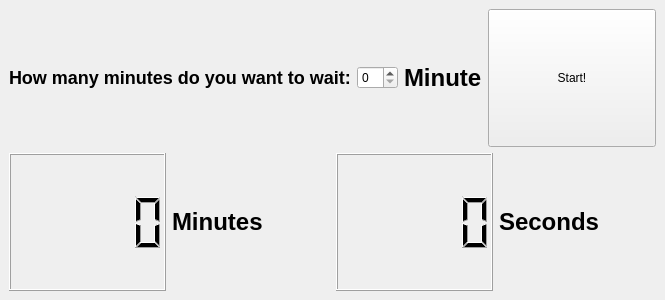
<?xml version="1.0" encoding="UTF-8"?>
<ui version="4.0">
 <class>MainWindow</class>
 <widget class="QMainWindow" name="MainWindow">
  <property name="geometry">
   <rect>
    <x>0</x>
    <y>0</y>
    <width>665</width>
    <height>300</height>
   </rect>
  </property>
  <property name="sizePolicy">
   <sizepolicy hsizetype="Preferred" vsizetype="Minimum">
    <horstretch>0</horstretch>
    <verstretch>0</verstretch>
   </sizepolicy>
  </property>
  <property name="minimumSize">
   <size>
    <width>0</width>
    <height>0</height>
   </size>
  </property>
  <property name="maximumSize">
   <size>
    <width>665</width>
    <height>300</height>
   </size>
  </property>
  <property name="windowTitle">
   <string>MainWindow</string>
  </property>
  <widget class="QWidget" name="centralwidget">
   <layout class="QVBoxLayout" name="verticalLayout">
    <item>
     <layout class="QHBoxLayout" name="horizontalLayout_2">
      <item>
       <layout class="QHBoxLayout" name="horizontalLayout">
        <item>
         <widget class="QLabel" name="prompt">
          <property name="sizePolicy">
           <sizepolicy hsizetype="Preferred" vsizetype="Preferred">
            <horstretch>0</horstretch>
            <verstretch>0</verstretch>
           </sizepolicy>
          </property>
          <property name="text">
           <string>&lt;html&gt;&lt;head/&gt;&lt;body&gt;&lt;h2 style=&quot; margin-top:16px; margin-bottom:12px; margin-left:0px; margin-right:0px; -qt-block-indent:0; text-indent:0px;&quot;&gt;&lt;span style=&quot; font-size:x-large; font-weight:600;&quot;&gt;How many minutes do you want to wait:&lt;/span&gt;&lt;/h2&gt;&lt;/body&gt;&lt;/html&gt;</string>
          </property>
         </widget>
        </item>
        <item>
         <widget class="QSpinBox" name="minNum"/>
        </item>
        <item>
         <widget class="QLabel" name="timeUnit">
          <property name="text">
           <string>&lt;h1&gt;Minute&lt;/h1&gt;</string>
          </property>
         </widget>
        </item>
       </layout>
      </item>
      <item>
       <widget class="QPushButton" name="startButton">
        <property name="sizePolicy">
         <sizepolicy hsizetype="Minimum" vsizetype="Minimum">
          <horstretch>0</horstretch>
          <verstretch>0</verstretch>
         </sizepolicy>
        </property>
        <property name="text">
         <string>Start!</string>
        </property>
       </widget>
      </item>
     </layout>
    </item>
    <item>
     <layout class="QHBoxLayout" name="horizontalLayout_3">
      <item>
       <widget class="QLCDNumber" name="lcdMinute"/>
      </item>
      <item>
       <widget class="QLabel" name="minLabel">
        <property name="text">
         <string>&lt;h1&gt;Minutes&lt;/h1&gt;</string>
        </property>
       </widget>
      </item>
      <item>
       <widget class="QLCDNumber" name="lcdSecond"/>
      </item>
      <item>
       <widget class="QLabel" name="secLabel">
        <property name="text">
         <string>&lt;h1&gt;Seconds&lt;/h1&gt;</string>
        </property>
       </widget>
      </item>
     </layout>
    </item>
   </layout>
  </widget>
  <widget class="QMenuBar" name="menubar">
   <property name="geometry">
    <rect>
     <x>0</x>
     <y>0</y>
     <width>665</width>
     <height>21</height>
    </rect>
   </property>
  </widget>
 </widget>
 <resources/>
 <connections/>
</ui>
